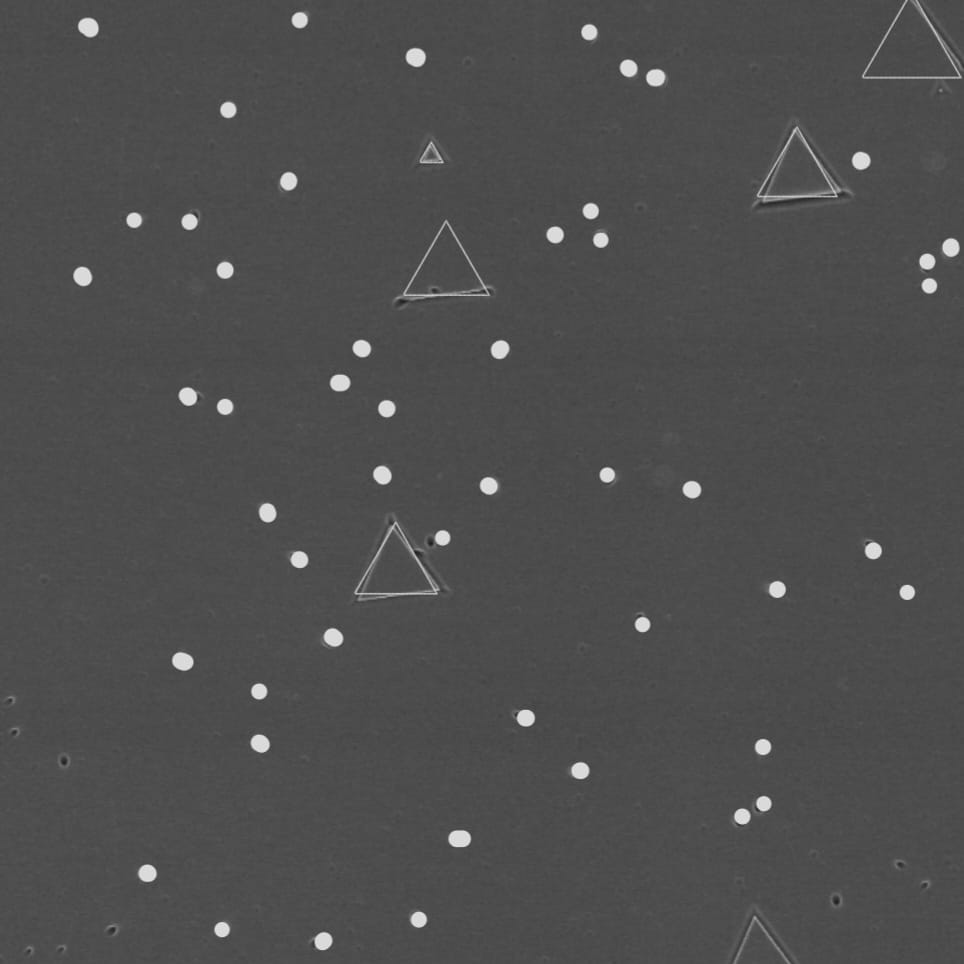
#> input picture image detection/first/106a.jpeg, 964 x 964 px
$ python etch_pit.py
#> lines starting #> are read from the running program, lines starting #| are printed output that depends on the picture; after the words box and inside, x2 and y2 are one past the last pixel; in counts of white or black regions, pixels touching at a corner belong together
import cv2
import numpy as np

def find_triangles(image_path):
    # Load the image
#> called with image_path = 'first/106a.jpeg'
    img = cv2.imread(image_path)
#> img is the input picture: shape (964, 964, 3); min 26, max 238, mean 78.3
    gray = cv2.cvtColor(img, cv2.COLOR_BGR2GRAY)
    blurred = cv2.GaussianBlur(gray, (5, 5), 0)
    edges = cv2.Canny(blurred, 50, 150)
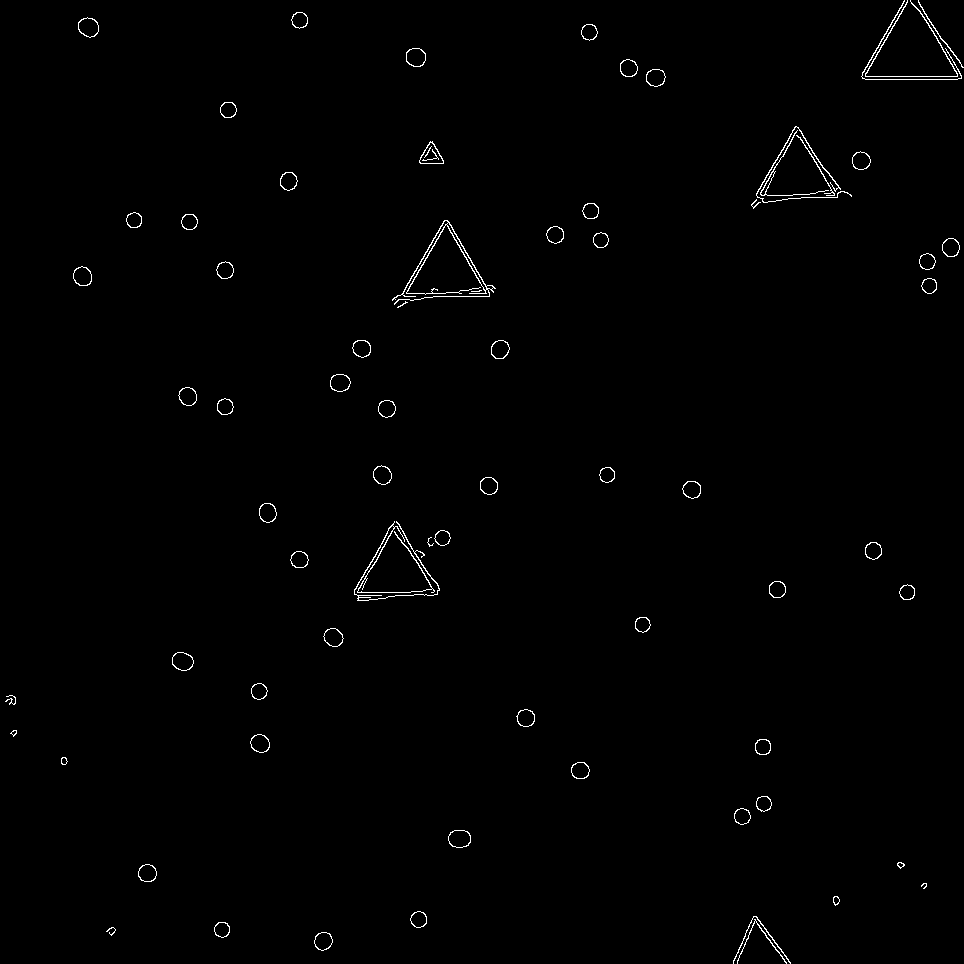
#> edges: shape (964, 964); 0.7% white in thin lines or dots

    # Find contours
    contours, _ = cv2.findContours(edges, cv2.RETR_TREE, cv2.CHAIN_APPROX_SIMPLE)
#> contours = 132 contours, 12 with area under 20; largest, box (x1, y1, x2, y2) and area: (392, 220, 496, 305) 392, (419, 141, 444, 164) 322, (448, 830, 471, 848) 316, (78, 17, 99, 38) 306, (448, 830, 471, 848) 304

    triangles = []
    for contour in contours:
        # Approximate the contour
        epsilon = 0.04 * cv2.arcLength(contour, True)
        approx = cv2.approxPolyDP(contour, epsilon, True)

        # If the approximated contour has 3 vertices, it's a triangle
        if len(approx) == 3:
            triangles.append(approx)
#> this loop made 132 passes
#> epsilon on passes 1, 2, 3, 4, 5, 8, 9, 10: 2.41, 2.32, 1.78, 2.05, 1.95, 2.14, 2.04, 1.01
#> after the loop, triangles = 4 contours, 1 with area under 20; largest, box (x1, y1, x2, y2) and area: (419, 141, 444, 164) 258, (419, 142, 443, 164) 230, (760, 171, 774, 196) 35

    return triangles, img

def calculate_triangle_area(vertices, pixel_to_micron):
    # Convert pixel coordinates to microns
    vertices_micron = vertices * pixel_to_micron
    a = np.linalg.norm(vertices_micron[0] - vertices_micron[1])
    b = np.linalg.norm(vertices_micron[1] - vertices_micron[2])
    c = np.linalg.norm(vertices_micron[2] - vertices_micron[0])
    s = (a + b + c) / 2
    area = (s * (s - a) * (s - b) * (s - c)) ** 0.5
    return area

def main(image_path):
    # Load the image to get its dimensions
    triangles, img = find_triangles(image_path)
    height, width, _ = img.shape

    # Define the real-world dimensions of the image in microns
    real_width_microns = 39.5
    real_height_microns = 31.6

    # Calculate pixel to micron ratio
    pixel_to_micron_x = real_width_microns / width
    pixel_to_micron_y = real_height_microns / height
    pixel_to_micron = np.array([pixel_to_micron_x, pixel_to_micron_y])

    num_triangles = len(triangles)
#> num_triangles = 4
    print(f"Number of triangles found: {num_triangles}")
#| Number of triangles found: 4

    if num_triangles == 0:
        print("No triangles found.")
        return

    areas = []
    for i, tri in enumerate(triangles):
        area = calculate_triangle_area(tri.reshape(3, 2), pixel_to_micron)
        areas.append(area)
        # Draw the triangle on the image
        cv2.drawContours(img, [tri], -1, (0, 255, 0), 2)
        # Put the area text on the image
        center = np.mean(tri.reshape(3, 2), axis=0).astype(int)
        cv2.putText(img, f"{area:.2f} µm²", tuple(center), cv2.FONT_HERSHEY_SIMPLEX, 0.5, (0, 0, 255), 2)
#> this loop made 4 passes
#> (tri, vertices_micron in calculate_triangle_area, a in calculate_triangle_area, b in calculate_triangle_area, c in calculate_triangle_area, s in calculate_triangle_area, area, center) on passes 1 to 3: ([[407, 302], [405, 301], [397, 307]], [[16.68, 9.9], [16.59, 9.87], [16.27, 10.06]], 0.0883, 0.382, 0.441, 0.456, 0.0134, [403, 303]), ([[430, 141], [419, 162], [443, 163]], [[17.62, 4.62], [17.17, 5.31], [18.15, 5.34]], 0.823, 0.984, 0.897, 1.35, 0.346, [430, 155]), ([[430, 142], [442, 163], [419, 161]], [[17.62, 4.65], [18.11, 5.34], [17.17, 5.28]], 0.846, 0.945, 0.769, 1.28, 0.308, [430, 155])
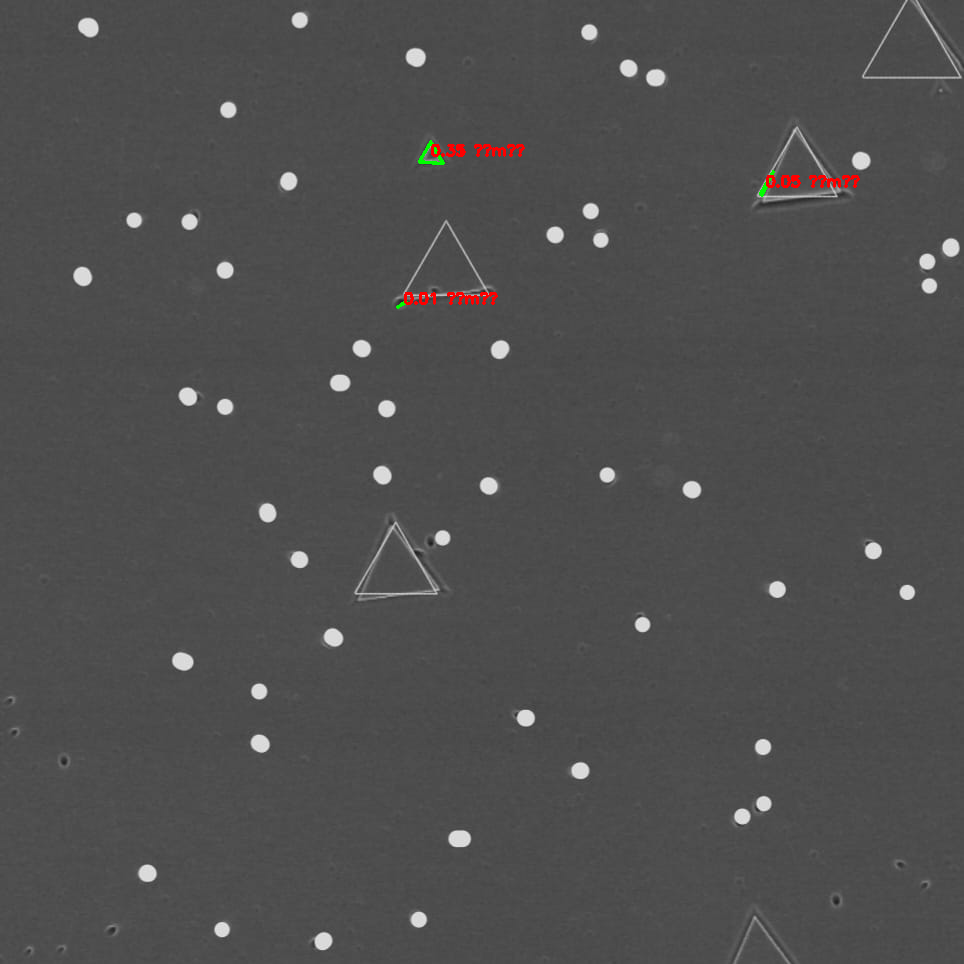
#> img: shape (964, 964, 3); 0.23% of pixels changed, all inside (x1, y1, x2, y2) = (396, 140, 860, 309)
#> after the loop, areas = [0.0134, 0.346, 0.308, 0.047]

    print("Areas of detected triangles (in µm²):")
    for i, area in enumerate(areas):
        print(f"Triangle {i+1}: {area:.2f} µm²")
#> this loop made 4 passes
#> area on passes 1 to 4: 0.0134, 0.346, 0.308, 0.047
#> (printed output is left out)

    # Save the image with drawn triangles and area annotations
    output_image_path = "output_with_triangles106.jpg"
    cv2.imwrite(output_image_path, img)
    print(f"Output image saved to {output_image_path}")


if __name__ == "__main__":
    image_path = "first/106a.jpeg"  # Replace with your image path
    main(image_path)
